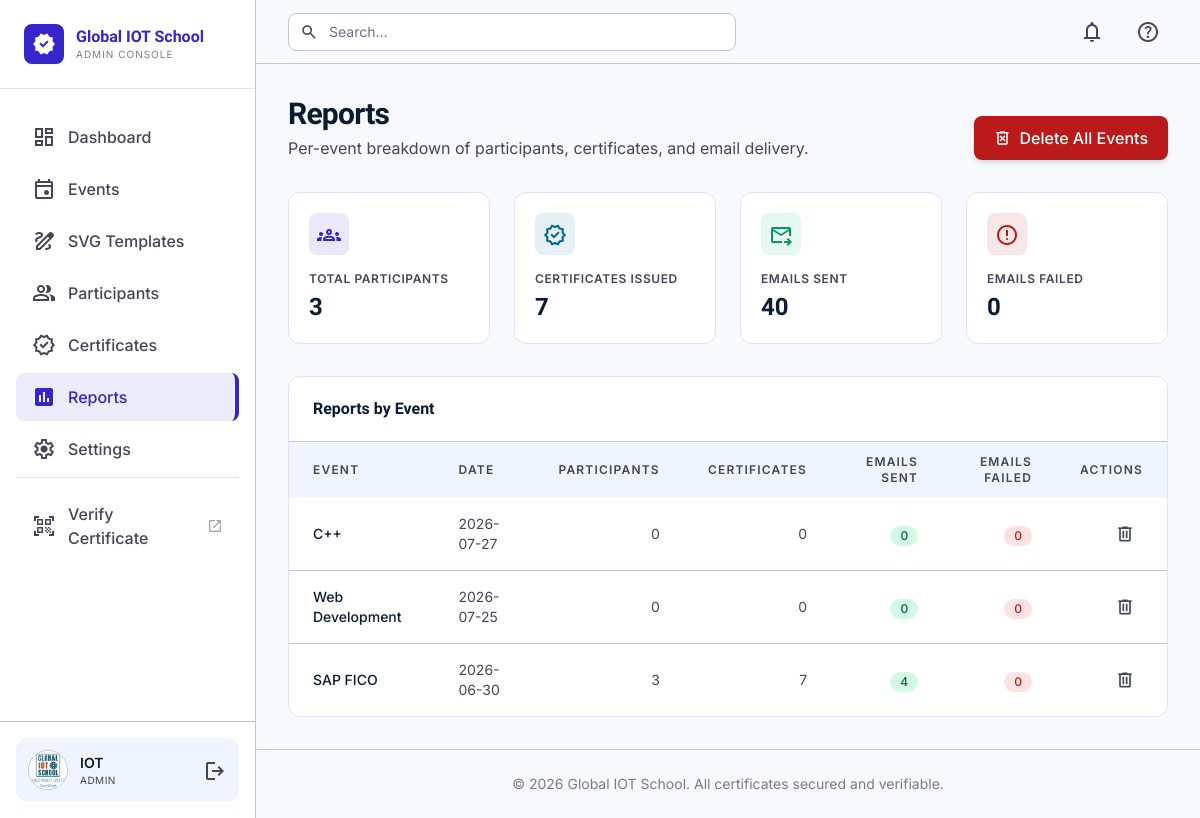
The page /reports (signed in) on the database its author committed.
### tables this page shows
CREATE TABLE admins(

    id INTEGER PRIMARY KEY AUTOINCREMENT,

    username TEXT NOT NULL,

    email TEXT NOT NULL,

    password TEXT NOT NULL,

    profile_pic TEXT,

    created_at TEXT

);

CREATE TABLE events(

    id INTEGER PRIMARY KEY AUTOINCREMENT,

    event_name TEXT NOT NULL,

    event_date TEXT,

    organizer TEXT,

    venue TEXT,

    description TEXT,

    template_name TEXT,

    status TEXT,

    created_at TEXT

, template_id INTEGER);

### app.py (the view)
@app.route("/reports")
@login_required
def reports():
    reports_data = get_event_reports()
    overall_stats = get_dashboard_stats()
    return render_template("reports.html", reports=reports_data, overall_stats=overall_stats)

### app.py (called while the page is built)
@app.before_request
def load_logged_in_admin():
    admin_id = session.get("admin_id")
    g.admin = get_admin_by_id(admin_id) if admin_id else None

### database/db.py (called while the page is built)
def get_connection():
    conn = sqlite3.connect(DATABASE)
    conn.row_factory = sqlite3.Row
    return conn

### database/models.py (called while the page is built)
def get_dashboard_stats():
    conn = get_connection()
    cursor = conn.cursor()
    cursor.execute("SELECT COUNT(*) FROM participants")
    total_participants = cursor.fetchone()[0]
    cursor.execute("SELECT COUNT(*) FROM certificates")
    total_certificates = cursor.fetchone()[0]
    cursor.execute("SELECT COUNT(*) FROM email_logs WHERE email_status = 'Sent'")
    emails_sent = cursor.fetchone()[0]
    cursor.execute("SELECT COUNT(*) FROM email_logs WHERE email_status = 'Failed'")
    emails_failed = cursor.fetchone()[0]
    conn.close()
    return {
        "total_participants": total_participants,
        "total_certificates": total_certificates,
        "emails_sent": emails_sent,
        "emails_failed": emails_failed
    }

def get_admin_by_id(admin_id):
    conn = get_connection()
    cursor = conn.cursor()
    cursor.execute("SELECT * FROM admins WHERE id=?", (admin_id,))
    admin = cursor.fetchone()
    conn.close()
    return admin

### templates/reports.html (shortened to what this page needs)
{% extends "layouts/base.html" %}
{% block content %}
<div class="flex justify-between items-end mb-8">
    <div>
        <h1 class="text-3xl font-heading font-bold text-on-surface tracking-tight">Reports</h1>
        <p class="text-on-surface-variant mt-1">Per-event breakdown of participants, certificates, and email delivery.</p>
    </div>
    <button id="deleteAllEventsBtn"
            class="flex items-center gap-2 bg-error text-white px-5 py-2.5 rounded-lg font-medium hover:bg-red-700 transition-all shadow-md active:scale-95"
            {% if not reports %}disabled style="opacity:0.5;cursor:not-allowed;"{% endif %}>
        <span class="material-symbols-outlined text-[18px]">delete_forever</span>
        Delete All Events
    </button>
</div>
<div class="grid grid-cols-1 md:grid-cols-4 gap-6 mb-8">
    <div class="bento-card rounded-xl p-5 flex flex-col justify-between">
        <div class="p-2 bg-primary/10 rounded-lg w-fit text-primary">
            <span class="material-symbols-outlined">groups</span>
        </div>
        <div class="mt-4">
            <p class="text-xs font-semibold text-on-surface-variant uppercase tracking-wider">Total Participants</p>
            <h2 class="text-2xl font-heading font-bold text-on-surface mt-1">{{ overall_stats["total_participants"] }}</h2>
        </div>
    </div>
    <div class="bento-card rounded-xl p-5 flex flex-col justify-between">
        <div class="p-2 bg-secondary/10 rounded-lg w-fit text-secondary">
            <span class="material-symbols-outlined">verified</span>
        </div>
        <div class="mt-4">
            <p class="text-xs font-semibold text-on-surface-variant uppercase tracking-wider">Certificates Issued</p>
            <h2 class="text-2xl font-heading font-bold text-on-surface mt-1">{{ overall_stats["total_certificates"] }}</h2>
        </div>
    </div>
    <div class="bento-card rounded-xl p-5 flex flex-col justify-between">
        <div class="p-2 bg-emerald-500/10 rounded-lg w-fit text-emerald-600">
            <span class="material-symbols-outlined">forward_to_inbox</span>
        </div>
        <div class="mt-4">
            <p class="text-xs font-semibold text-on-surface-variant uppercase tracking-wider">Emails Sent</p>
            <h2 class="text-2xl font-heading font-bold text-on-surface mt-1">{{ overall_stats["emails_sent"] }}</h2>
        </div>
    </div>
    <div class="bento-card rounded-xl p-5 flex flex-col justify-between">
        <div class="p-2 bg-error/10 rounded-lg w-fit text-error">
            <span class="material-symbols-outlined">error</span>
        </div>
        <div class="mt-4">
            <p class="text-xs font-semibold text-on-surface-variant uppercase tracking-wider">Emails Failed</p>
            <h2 class="text-2xl font-heading font-bold text-on-surface mt-1">{{ overall_stats["emails_failed"] }}</h2>
        </div>
    </div>
</div>
<div class="bento-card rounded-xl overflow-hidden">
    <div class="px-6 py-5 border-b border-outline-variant flex justify-between items-center">
        <h3 class="font-heading font-semibold text-on-surface">Reports by Event</h3>
    </div>
    <div class="overflow-x-auto">
        <table class="w-full text-left">
            <thead class="bg-surface-container-low text-xs text-on-surface-variant uppercase tracking-widest">
                <tr>
                    <th class="px-6 py-3 font-semibold">Event</th>
                    <th class="px-6 py-3 font-semibold">Date</th>
                    <th class="px-6 py-3 font-semibold text-right">Participants</th>
                    <th class="px-6 py-3 font-semibold text-right">Certificates</th>
                    <th class="px-6 py-3 font-semibold text-right">Emails Sent</th>
                    <th class="px-6 py-3 font-semibold text-right">Emails Failed</th>
                    <th class="px-6 py-3 font-semibold text-right">Actions</th>
                </tr>
            </thead>
            <tbody id="reportsTableBody" class="divide-y divide-outline-variant">
                {% for r in reports %}
                <tr class="hover:bg-surface-container-low transition-colors" data-report-row="{{ r['event_id'] }}">
                    <td class="px-6 py-4 text-sm font-medium text-on-surface">{{ r["event_name"] }}</td>
                    <td class="px-6 py-4 text-sm text-on-surface-variant">{{ r["event_date"] }}</td>
                    <td class="px-6 py-4 text-sm text-on-surface-variant text-right">{{ r["participant_count"] }}</td>
                    <td class="px-6 py-4 text-sm text-on-surface-variant text-right">{{ r["certificate_count"] }}</td>
                    <td class="px-6 py-4 text-right">
                        <span class="inline-flex items-center px-2.5 py-0.5 rounded-full text-xs font-medium bg-emerald-100 text-emerald-800">{{ r["emails_sent"] }}</span>
                    </td>
                    <td class="px-6 py-4 text-right">
                        <span class="inline-flex items-center px-2.5 py-0.5 rounded-full text-xs font-medium bg-red-100 text-red-700">{{ r["emails_failed"] }}</span>
                    </td>
                    <td class="px-6 py-4 text-right">
                        <button class="delete-report-btn p-2 text-on-surface-variant hover:text-error hover:bg-error/10 rounded-lg transition-all inline-flex"
                                data-event-id="{{ r['event_id'] }}" data-event-name="{{ r['event_name'] }}" title="Delete event">
                            <span class="material-symbols-outlined text-[20px]">delete</span>
                        </button>
                    </td>
                </tr>
                {% else %}
                <tr>
                    <td colspan="7" class="px-6 py-8 text-center text-on-surface-variant">No events yet — create an event to see reports here.</td>
                </tr>
                {% endfor %}
            </tbody>
        </table>
    </div>
</div>
{% endblock %}

### templates/layouts/base.html (shortened to what this page needs)
<!DOCTYPE html>
<html lang="en">
<head>
<script src="https://cdn.tailwindcss.com?plugins=forms,container-queries"></script>
</head>
<body class="bg-surface text-on-surface font-body">
<aside class="fixed left-0 top-0 h-full w-64 bg-surface-container-lowest border-r border-outline-variant flex flex-col z-50">
    <div class="p-6 flex items-center gap-3 border-b border-outline-variant/50">
        <div class="w-10 h-10 bg-primary flex items-center justify-center rounded-lg shadow-sm">
            <span class="material-symbols-outlined text-white" style="font-variation-settings: 'FILL' 1;">verified</span>
        </div>
        <div class="flex flex-col">
            <span class="font-heading font-bold text-primary leading-tight">Global IOT School</span>
            <span class="text-[10px] uppercase tracking-widest text-on-surface-variant/70">Admin Console</span>
        </div>
    </div>
    <nav class="flex-1 px-4 py-6 space-y-1 overflow-y-auto">
        {% set nav_items = [
            ("dashboard", "dashboard", "Dashboard"),
            ("events.events", "event", "Events"),
            ("templates.templates_list", "draw", "SVG Templates"),
            ("participants.participants_list", "group", "Participants"),
            ("certificates_gen.certificates_list", "verified", "Certificates"),
            ("reports", "assessment", "Reports"),
            ("settings", "settings", "Settings")
        ] %}
        {% for endpoint, icon, label in nav_items %}
        <a href="{{ url_for(endpoint) }}"
           class="flex items-center gap-3 px-4 py-3 rounded-lg font-medium transition-colors
                  {% if request.endpoint == endpoint %}
                      text-primary bg-primary-container/10 border-r-4 border-primary
                  {% else %}
                      text-on-surface-variant hover:text-primary hover:bg-surface-container-low
                  {% endif %}">
            <span class="material-symbols-outlined" {% if request.endpoint == endpoint %}style="font-variation-settings: 'FILL' 1;"{% endif %}>{{ icon }}</span>
            <span>{{ label }}</span>
        </a>
        {% endfor %}
        <div class="pt-3 mt-3 border-t border-outline-variant/50">
            <a href="{{ url_for('verify.verify_search') }}" target="_blank" rel="noopener"
               class="flex items-center gap-3 px-4 py-3 rounded-lg font-medium text-on-surface-variant hover:text-primary hover:bg-surface-container-low transition-colors">
                <span class="material-symbols-outlined">qr_code_scanner</span>
                <span>Verify Certificate</span>
                <span class="material-symbols-outlined text-[16px] ml-auto opacity-50">open_in_new</span>
            </a>
        </div>
    </nav>
    {% if g.admin %}
    <div class="p-4 border-t border-outline-variant">
        <div class="flex items-center gap-3 p-3 rounded-xl bg-surface-container-low">
            {% if g.admin["profile_pic"] %}
            <img src="{{ url_for('static', filename='uploads/' + g.admin['profile_pic']) }}"
                class="w-10 h-10 rounded-full object-cover border border-outline-variant">
            {% else %}
            <div class="w-10 h-10 rounded-full bg-primary/10 text-primary flex items-center justify-center font-bold">
                {{ g.admin["username"][0] | upper }}
            </div>
            {% endif %}
            <div class="flex-1 overflow-hidden">
                <p class="text-sm font-semibold truncate">{{ g.admin["username"] }}</p>
                <p class="text-[10px] text-on-surface-variant uppercase tracking-wider">Admin</p>
            </div>
            <a href="{{ url_for('auth.logout') }}" class="text-on-surface-variant hover:text-error transition-colors" title="Logout">
                <span class="material-symbols-outlined">logout</span>
            </a>
        </div>
    </div>
    {% endif %}
</aside>
<div class="ml-64 min-h-screen flex flex-col">
    <header class="sticky top-0 z-40 h-16 bg-surface-bright border-b border-outline-variant px-8 flex justify-between items-center">
        <div class="flex-1 flex items-center">
            <div class="relative w-full max-w-md">
                <span class="material-symbols-outlined absolute left-3 top-1/2 -translate-y-1/2 text-on-surface-variant text-lg">search</span>
                <input class="w-full bg-surface-container-lowest border border-outline-variant rounded-lg pl-10 pr-4 py-2 text-sm focus:outline-none focus:ring-2 focus:ring-primary/20 focus:border-primary transition-all"
                       placeholder="Search..." type="text">
            </div>
        </div>
        <div class="flex items-center gap-4">
            <button class="p-2 text-on-surface-variant hover:text-primary transition-colors">
                <span class="material-symbols-outlined">notifications</span>
            </button>
            <button class="p-2 text-on-surface-variant hover:text-primary transition-colors">
                <span class="material-symbols-outlined">help</span>
            </button>
        </div>
    </header>
    <main class="p-8 max-w-[1280px] mx-auto w-full flex-1">
        {% block content %}{% endblock %}
    </main>
    <footer class="mt-auto px-8 py-6 border-t border-outline-variant text-center">
        <p class="text-sm text-on-surface-variant opacity-70">© 2026 Global IOT School. All certificates secured and verifiable.</p>
    </footer>
</div>
</body>
</html>

### templates/layouts/base.html (style rules this page uses)
.material-symbols-outlined { font-variation-settings: 'FILL' 0, 'wght' 400, 'GRAD' 0, 'opsz' 24; vertical-align: middle; }
.bento-card { background: #ffffff; border: 1px solid #e2dfff; transition: all 0.2s ease; }

### rows shown on the page
admins: profile_pic (picture), admin.username "IOT"
events: event_name "C++", event_date "2026-07-27", participant_count "0", certificate_count "0", emails_sent "0", emails_failed "0"
events: event_name "Web Development", event_date "2026-07-25", participant_count "0", certificate_count "0", emails_sent "0", emails_failed "0"
events: event_name "SAP FICO", event_date "2026-06-30", participant_count "3", certificate_count "7", emails_sent "4", emails_failed "0"

### other values the page prints
{{ label }} "Dashboard" "Events" "SVG Templates" "Participants" "Certificates" "Reports" "Settings"
{{ overall_stats["total_participants"] }} "3"
{{ overall_stats["total_certificates"] }} "7"
{{ overall_stats["emails_sent"] }} "40"
{{ overall_stats["emails_failed"] }} "0"
